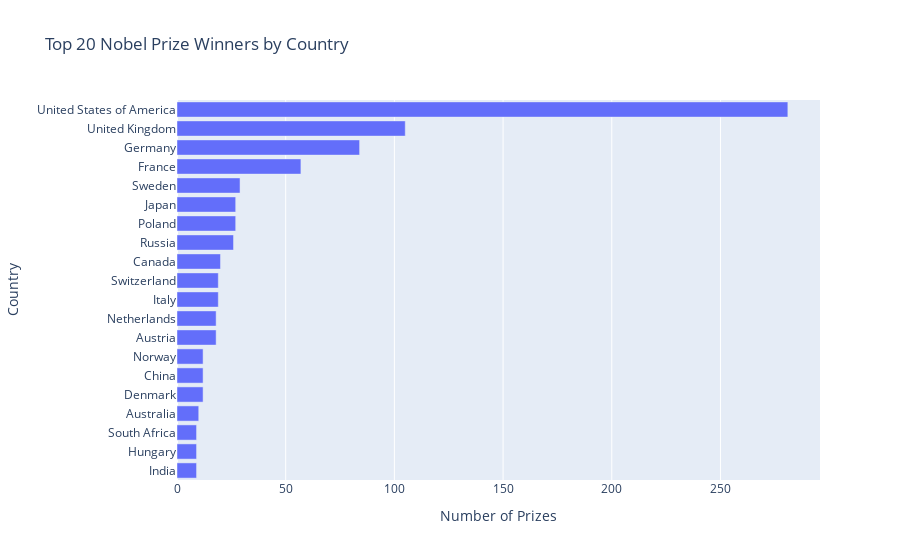

The notebook cell this image was saved under:
### Code cell
plot_by_country = px.bar(top20_countries,
                         y='birth_country_current',
                         x='prize',
                         orientation='h',
                         title='Top 20 Nobel Prize Winners by Country',
                         labels={'prize': 'Number of Prizes', 'birth_country_current': 'Country'})
plot_by_country.show()

### Figure 1 — Plotly figure (JSON) as saved in the notebook; plotly's stock layout.template omitted (floating-point values rounded to 4 significant figures)
{"data": [{"alignmentgroup": "True", "hovertemplate": "Number of Prizes=%{x}<br>Country=%{y}<extra></extra>", "legendgroup": "", "marker": {"color": "#636efa", "pattern": {"shape": ""}}, "name": "", "offsetgroup": "", "orientation": "h", "showlegend": false, "textposition": "auto", "type": "bar", "x": [9, 9, 9, 10, 12, 12, 12, 18, 18, 19, 19, 20, 26, 27, 27, 29, 57, 84, 105, 281], "xaxis": "x", "y": ["India", "Hungary", "South Africa", "Australia", "Denmark", "China", "Norway", "Austria", "Netherlands", "Italy", "Switzerland", "Canada", "Russia", "Poland", "Japan", "Sweden", "France", "Germany", "United Kingdom", "United States of America"], "yaxis": "y"}], "layout": {"barmode": "relative", "legend": {"tracegroupgap": 0}, "title": {"text": "Top 20 Nobel Prize Winners by Country"}, "xaxis": {"anchor": "y", "domain": [0, 1], "title": {"text": "Number of Prizes"}}, "yaxis": {"anchor": "x", "domain": [0, 1], "title": {"text": "Country"}}}}
